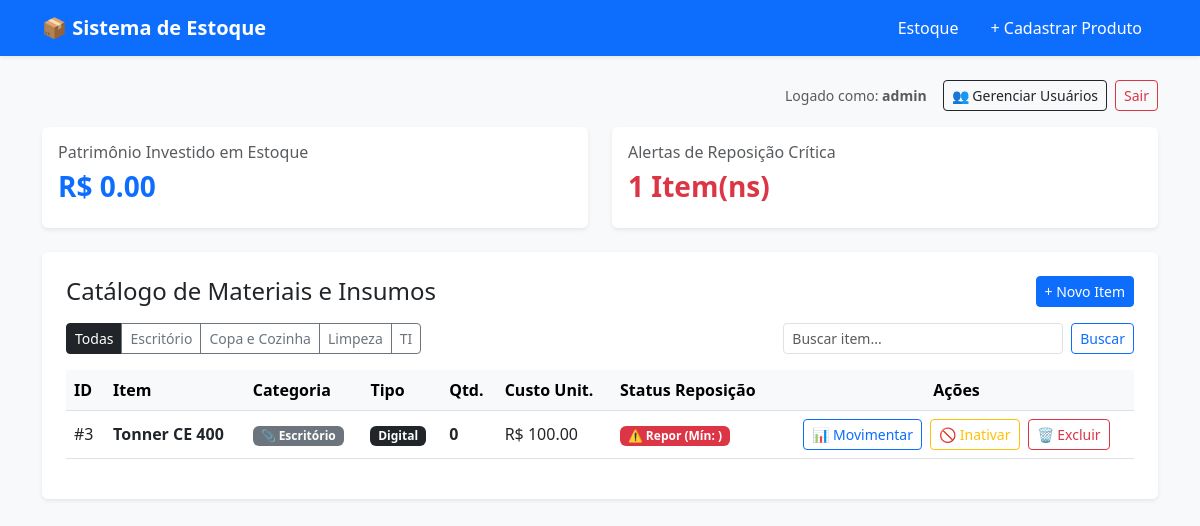
/ (signed in), run on the app's committed database.
### tables this page shows
CREATE TABLE produtos (
    id INTEGER PRIMARY KEY AUTOINCREMENT,
    nome TEXT NOT NULL,
    tipo TEXT NOT NULL,
    preco_custo REAL NOT NULL,
    preco_base_venda REAL NOT NULL,
    quantidade INTEGER NOT NULL DEFAULT 0,
    peso_kg REAL,
    estoque_minimo INTEGER DEFAULT 5,
    link_download TEXT,
    tamanho_mb REAL,
    ativo INTEGER NOT NULL DEFAULT 1
, categoria TEXT NOT NULL DEFAULT 'Escritório');

### app.py (the view)
@app.route('/')
@login_obrigatorio
def index():
    categoria_filtro = request.args.get('categoria', 'Todas')
    busca = request.args.get('busca', '').strip()
    conn = get_connection()
    cursor = conn.cursor()
    query = "SELECT * FROM produtos WHERE 1=1"
    params = []
    if categoria_filtro and categoria_filtro != 'Todas':
        query += " AND categoria = ?"
        params.append(categoria_filtro)
    if busca:
        query += " AND nome LIKE ?"
        params.append(f"%{busca}%")
    query += " ORDER BY categoria ASC, nome ASC"
    cursor.execute(query, params)
    rows = cursor.fetchall()
    conn.close()
    produtos = []
    patrimonio_total = 0.0
    alertas_count = 0
    for r in rows:
        if r['tipo'] == 'ProdutoFisico':
            p = ProdutoFisico(
                id_produto=r['id'],
                nome=r['nome'],
                preco_custo=r['preco_custo'],
                preco_base_venda=r['preco_base_venda'],
                quantidade=r['quantidade'],
                peso_kg=r['peso_kg'] or 1.0,
                estoque_minimo=r['estoque_minimo'] or 5,
                ativo=bool(r['ativo'])
            )
        else:
            p = ProdutoDigital(
                id_produto=r['id'],
                nome=r['nome'],
                preco_custo=r['preco_custo'],
                preco_base_venda=r['preco_base_venda'],
                quantidade=r['quantidade'],
                link_download=r['link_download'] or '',
                tamanho_mb=r['tamanho_mb'] or 0.0,
                ativo=bool(r['ativo'])
            )
        p.categoria = r['categoria'] if 'categoria' in r.keys() and r['categoria'] else 'Escritório'
        produtos.append(p)
        patrimonio_total += p.quantidade * p._preco_custo
        if getattr(p, 'alerta_reposicao', False):
            alertas_count += 1
    return render_template(
        'index.html',
        produtos=produtos,
        patrimonio_total=patrimonio_total,
        alertas_count=alertas_count,
        categorias=CATEGORIAS_PERMITIDAS,
        categoria_filtro=categoria_filtro,
        busca=busca
    )

### app.py (called while the page is built)
def login_obrigatorio(f):
    @wraps(f)
    def decorated_function(*args, **kwargs):
        if 'usuario_id' not in session:
            return redirect(url_for('login'))
        return f(*args, **kwargs)
    return decorated_function

### database.py (called while the page is built)
def get_connection():
    conn = sqlite3.connect(DATABASE_NAME)
    conn.row_factory = sqlite3.Row
    return conn

### models.py (called while the page is built)
    @preco_custo.setter
    def preco_custo(self, valor: float):
        if valor < 0:
            raise ValueError("O preço de custo não pode ser negativo.")
        self._preco_custo = float(valor)

    @preco_base_venda.setter
    def preco_base_venda(self, valor: float):
        if valor < 0:
            raise ValueError("O preço de venda não pode ser negativo.")
        self._preco_base_venda = float(valor)

    @property
    def quantidade(self) -> int:
        return self._quantidade

    @quantidade.setter
    def quantidade(self, valor: int):
        if valor < 0:
            raise ValueError("A quantidade em estoque não pode ser negativa.")
        self._quantidade = int(valor)

    @property
    def alerta_reposicao(self) -> bool:
        return self.quantidade <= 2

### templates/index.html (shortened to what this page needs)
{% extends 'base.html' %}
{% block content %}
<div class="d-flex justify-content-end align-items-center mb-3">
    <span class="me-3 text-muted small">Logado como: <strong>{{ session['username'] }}</strong></span>
    {% if session.get('perfil') == 'admin' %}
        <a href="{{ url_for('gerenciar_usuarios') }}" class="btn btn-outline-dark btn-sm me-2">👥 Gerenciar Usuários</a>
    {% endif %}
    <a href="{{ url_for('logout') }}" class="btn btn-outline-danger btn-sm">Sair</a>
</div>
<div class="row mb-4">
    <div class="col-md-6">
        <div class="card bg-white border-0 shadow-sm p-3">
            <h6 class="text-muted">Patrimônio Investido em Estoque {% if categoria_filtro != 'Todas' %}({{ categoria_filtro }}){% endif %}</h6>
            <h3 class="fw-bold text-primary">R$ {{ "%.2f"|format(patrimonio_total) }}</h3>
        </div>
    </div>
    <div class="col-md-6">
        <div class="card bg-white border-0 shadow-sm p-3">
            <h6 class="text-muted">Alertas de Reposição Crítica</h6>
            <h3 class="fw-bold text-danger">{{ alertas_count }} Item(ns)</h3>
        </div>
    </div>
</div>
<div class="card border-0 shadow-sm p-4">
    <div class="d-flex flex-wrap justify-content-between align-items-center gap-2 mb-3">
        <h4 class="mb-0">Catálogo de Materiais e Insumos</h4>
        <a href="{{ url_for('novo_produto') }}" class="btn btn-primary btn-sm">+ Novo Item</a>
    </div>
    <div class="row g-2 mb-3 align-items-center">
        <div class="col-md-8">
            <div class="btn-group flex-wrap" role="group">
                <a href="{{ url_for('index', categoria='Todas', busca=busca) }}"
                   class="btn btn-sm {% if categoria_filtro == 'Todas' %}btn-dark{% else %}btn-outline-secondary{% endif %}">
                   Todas
                </a>
                {% for cat in categorias %}
                    <a href="{{ url_for('index', categoria=cat, busca=busca) }}"
                       class="btn btn-sm {% if categoria_filtro == cat %}btn-dark{% else %}btn-outline-secondary{% endif %}">
                       {{ cat }}
                    </a>
                {% endfor %}
            </div>
        </div>
        <div class="col-md-4">
            <form method="GET" action="{{ url_for('index') }}" class="d-flex">
                <input type="text" name="busca" class="form-control form-control-sm me-2" placeholder="Buscar item..." value="{{ busca }}">
                <button type="submit" class="btn btn-sm btn-outline-primary">Buscar</button>
            </form>
        </div>
    </div>
    <div class="table-responsive">
        <table class="table table-hover align-middle">
            <thead class="table-light">
                <tr>
                    <th>ID</th>
                    <th>Item</th>
                    <th>Categoria</th>
                    <th>Tipo</th>
                    <th>Qtd.</th>
                    <th>Custo Unit.</th>
                    <th>Status Reposição</th>
                    <th class="text-center">Ações</th>
                </tr>
            </thead>
            <tbody>
                {% for p in produtos %}
                <tr>
                    <td>#{{ p.id_produto }}</td>
                    <td class="fw-bold">{{ p.nome }}</td>
                    <td>
                        {% if p.categoria == 'TI' %}
                            <span class="badge bg-primary">💻 TI</span>
                        {% elif p.categoria == 'Copa e Cozinha' %}
                            <span class="badge bg-warning text-dark">☕ Copa e Cozinha</span>
                        {% elif p.categoria == 'Limpeza' %}
                            <span class="badge bg-info text-dark">🧼 Limpeza</span>
                        {% else %}
                            <span class="badge bg-secondary">📎 {{ p.categoria }}</span>
                        {% endif %}
                    </td>
                    <td>
                        <span class="badge {% if p.__class__.__name__ == 'ProdutoFisico' %}bg-light text-dark border{% else %}bg-dark{% endif %}">
                            {{ 'Físico' if p.__class__.__name__ == 'ProdutoFisico' else 'Digital' }}
                        </span>
                    </td>
                    <td class="fw-bold">{{ p.quantidade }}</td>
                    <td>R$ {{ "%.2f"|format(p._preco_custo) }}</td>
                    <td>
                        {% if p.alerta_reposicao %}
                            <span class="badge bg-danger">⚠️ Repor (Mín: {{ p._estoque_minimo }})</span>
                        {% else %}
                            <span class="badge bg-success">✅ Ok</span>
                        {% endif %}
                    </td>
                    <td class="text-center">
                        <button type="button" class="btn btn-sm btn-outline-primary me-1" data-bs-toggle="modal" data-bs-target="#modalAjuste{{ p.id_produto }}">
                            📊 Movimentar
                        </button>
                        {% if p.ativo %}
                            <form action="/produto/inativar/{{ p.id_produto }}" method="POST" onsubmit="return confirm('Inativar este item do catálogo?');" style="display:inline;">
                                <button type="submit" class="btn btn-sm btn-outline-warning me-1">🚫 Inativar</button>
                            </form>
                        {% else %}
                            <form action="/produto/ativar/{{ p.id_produto }}" method="POST" onsubmit="return confirm('Reativar este item no catálogo?');" style="display:inline;">
                                <button type="submit" class="btn btn-sm btn-outline-success me-1">✅ Ativar</button>
                            </form>
                        {% endif %}
                        {% if session.get('perfil') == 'admin' %}
                            <form action="/produto/deletar/{{ p.id_produto }}" method="POST" onsubmit="return confirm('ATENÇÃO: Deseja excluir permanentemente {{ p.nome }}?');" style="display:inline;">
                                <button type="submit" class="btn btn-sm btn-outline-danger">🗑️ Excluir</button>
                            </form>
                        {% endif %}
                    </td>
                </tr>
                {% else %}
                <tr>
                    <td colspan="8" class="text-center py-4 text-muted">Nenhum item encontrado para este filtro.</td>
                </tr>
                {% endfor %}
            </tbody>
        </table>
    </div>
</div>
{% endblock %}

### data on the page
produtos: id_produto "3", nome "Tonner CE 400", categoria "Escritório", __class__ "Digital", quantidade "0", _preco_custo "100.00"

### other printed values
{{ session['username'] }} "admin"
{{ "%.2f"|format(patrimonio_total) }} "0.00"
{{ alertas_count }} "1"
{{ cat }} "Escritório" "Copa e Cozinha" "Limpeza" "TI"
